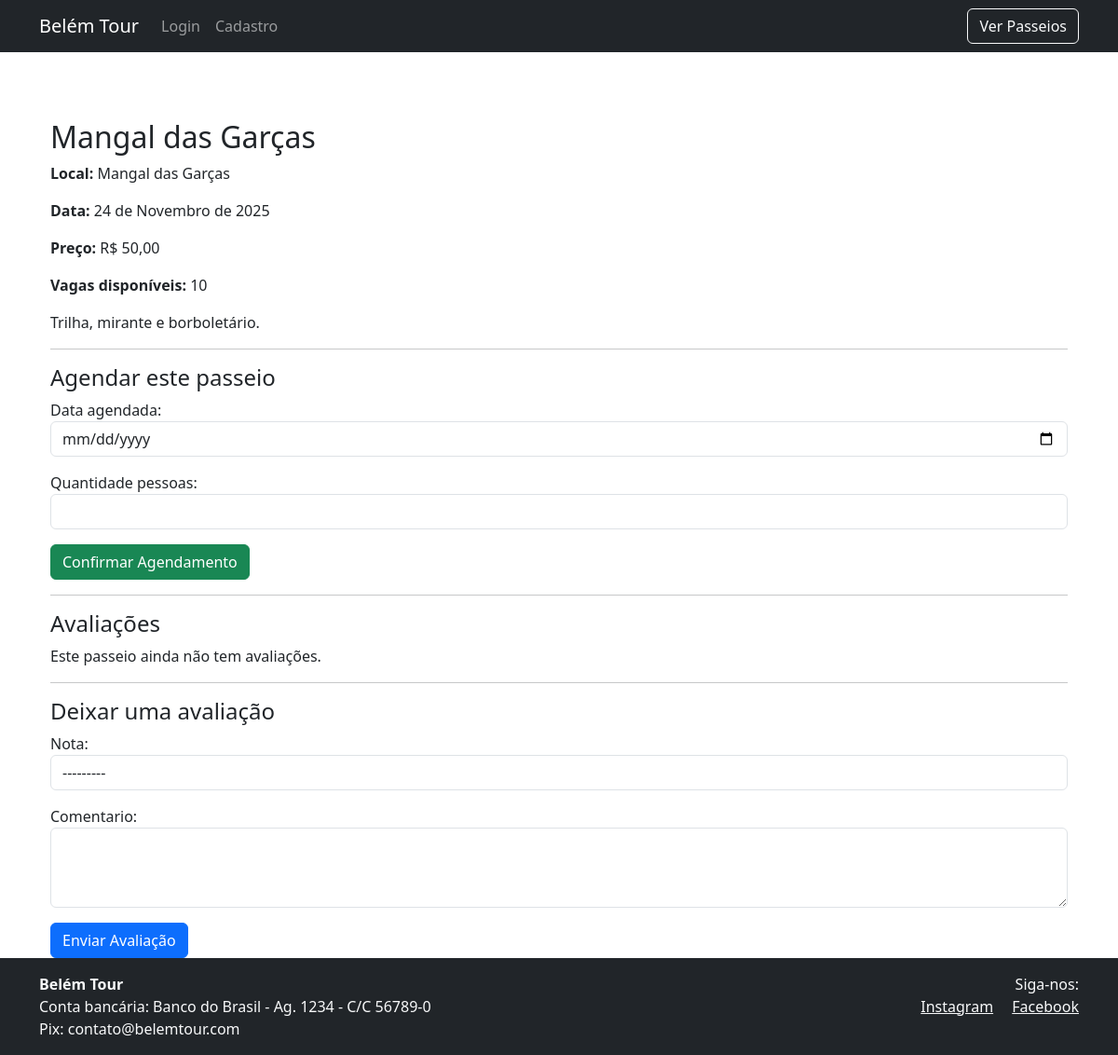
Screenshot of /passeios/27/ with the database file from the repository.
### passeios/models.py (models this page shows, shortened)
class Passeio(models.Model):
    titulo = models.CharField(max_length=100)
    descricao = models.TextField()
    local = models.CharField(max_length=100)
    data = models.DateField()
    preco = models.DecimalField(max_digits=8, decimal_places=2)
    vagas_disponiveis = models.PositiveIntegerField(default=10)

### passeios/views.py (the view, shortened to what this page needs)
# urls.py: path('<int:passeio_id>/', views.detalhe_passeio, name='detalhe_passeio'),
def detalhe_passeio(request, passeio_id):
    passeio = get_object_or_404(Passeio, id=passeio_id)
    agendamento_form = AgendamentoForm()
    avaliacao_form = AvaliacaoForm()
    return render(request, 'passeios/passeio_detalhe.html', {
        'passeio': passeio,
        'agendamento_form': agendamento_form,
        'avaliacao_form': avaliacao_form,
        'avaliacoes': passeio.avaliacoes.all().order_by('-data')
    })

### agendamentos/forms.py
class AgendamentoForm(forms.ModelForm):
    class Meta:
        model = Agendamento
        fields = ['data_agendada', 'quantidade_pessoas']
        widgets = {
            'data_agendada': forms.DateInput(
                format='%Y-%m-%d',
                attrs={'type': 'date', 'class': 'form-control'}
            ),
            'quantidade_pessoas': forms.NumberInput(attrs={'class': 'form-control'})
        }
    def __init__(self, *args, **kwargs):
        super().__init__(*args, **kwargs)
        self.fields['data_agendada'].input_formats = ['%Y-%m-%d']

### passeios/forms.py
class AvaliacaoForm(forms.ModelForm):
    class Meta:
        model = Avaliacao
        fields = ['nota', 'comentario']
        widgets = {
            'nota': forms.Select(attrs={'class': 'form-control'}),
            'comentario': forms.Textarea(attrs={'class': 'form-control', 'rows': 3}),
        }

### passeios/templates/passeios/passeio_detalhe.html (shortened to what this page needs)
{% extends 'base.html' %}
{% block content %}
<div class="container mt-5">
  <h2>{{ passeio.titulo }}</h2>
  <p><strong>Local:</strong> {{ passeio.local }}</p>
  <p><strong>Data:</strong> {{ passeio.data }}</p>
  <p><strong>Preço:</strong> R$ {{ passeio.preco }}</p>
  <p><strong>Vagas disponíveis:</strong> {{ passeio.vagas_disponiveis }}</p>
  <p>{{ passeio.descricao }}</p>
  <hr>
  <h4>Agendar este passeio</h4>
  {% if passeio.vagas_disponiveis > 0 %}
    <form method="post" action="">
      {{ agendamento_form.as_p }}
      <button type="submit" name="agendar" class="btn btn-success">Confirmar Agendamento</button>
    </form>
  {% else %}
    <div class="alert alert-danger">Este passeio está esgotado.</div>
  {% endif %}
  <hr>
  <h4>Avaliações</h4>
  {% for avaliacao in avaliacoes %}
    <div class="border p-2 mb-2">
      <strong>{{ avaliacao.usuario.username }}</strong> – {{ avaliacao.nota }}⭐<br>
      <small>{{ avaliacao.data|date:"d/m/Y H:i" }}</small><br>
      {{ avaliacao.comentario }}
    </div>
  {% empty %}
    <p>Este passeio ainda não tem avaliações.</p>
  {% endfor %}
  <hr>
  <h4>Deixar uma avaliação</h4>
  <form method="post" action="">
    {{ avaliacao_form.as_p }}
    <button type="submit" name="avaliar" class="btn btn-primary">Enviar Avaliação</button>
  </form>
</div>
{% endblock %}

### rows the page displays
Passeio: titulo "Mangal das Garças", local "Mangal das Garças", data "24 de Novembro de 2025", preco "50,00", vagas_disponiveis "10", descricao "Trilha, mirante e borboletário."
